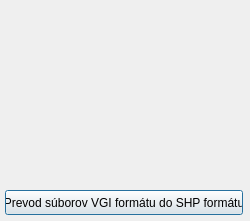
<?xml version="1.0" encoding="UTF-8"?>
<ui version="4.0">
 <class>Vgi2ShpConverter</class>
 <widget class="QDialog" name="Vgi2ShpConverter">
  <property name="geometry">
   <rect>
    <x>0</x>
    <y>0</y>
    <width>250</width>
    <height>221</height>
   </rect>
  </property>
  <property name="windowTitle">
   <string>Vgi2Shp</string>
  </property>
  <widget class="QPushButton" name="pushButton">
   <property name="geometry">
    <rect>
     <x>5</x>
     <y>190</y>
     <width>238</width>
     <height>25</height>
    </rect>
   </property>
   <property name="text">
    <string>Prevod súborov VGI formátu do SHP formátu</string>
   </property>
  </widget>
  <widget class="QLabel" name="label">
   <property name="geometry">
    <rect>
     <x>0</x>
     <y>0</y>
     <width>248</width>
     <height>184</height>
    </rect>
   </property>
   <property name="text">
    <string/>
   </property>
   <property name="pixmap">
    <pixmap resource="resources.qrc">:/plugins/vgi2shpconverter/vgi2shp_96.bmp</pixmap>
   </property>
  </widget>
 </widget>
 <tabstops>
  <tabstop>pushButton</tabstop>
 </tabstops>
 <resources>
  <include location="resources.qrc"/>
 </resources>
 <connections>
  <connection>
   <sender>pushButton</sender>
   <signal>pressed()</signal>
   <receiver>Vgi2ShpConverter</receiver>
   <slot>accept()</slot>
   <hints>
    <hint type="sourcelabel">
     <x>109</x>
     <y>205</y>
    </hint>
    <hint type="destinationlabel">
     <x>124</x>
     <y>110</y>
    </hint>
   </hints>
  </connection>
 </connections>
 <slots>
  <slot>select_file()</slot>
 </slots>
</ui>
